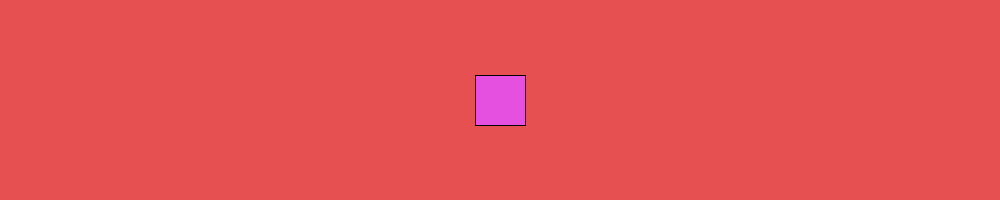
Frame 1 (no input)
Frame 60 (the mouse pressed at the canvas centre just before this capture): identical to frame 1, image omitted
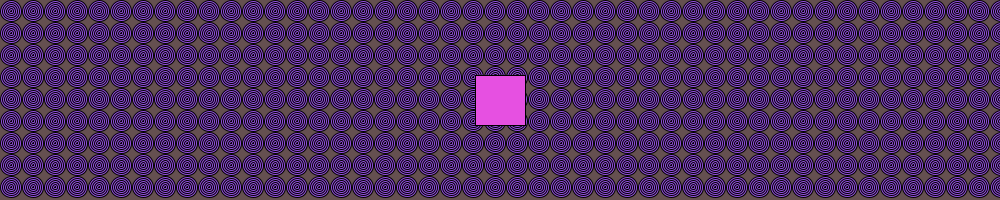
Frame 120 (the mouse held since frame 60 and released just before this capture)

The Processing sketch that drew these frames (run headless with seeded random() and noise(); from frame 60 on, the mouse is pressed at the canvas centre):

// Processing sketch: demo5_nested_loops
// ── demo5_nested_loops.pde
/*
///////////////////////////////////////////
 MORE LOOPS!
 NESTED LOOPS!
 NESTED IFs!
 
Interaction:
Hover mouse over rectangle to display pattern.
Press and hold mouse to change background color.
 
 ->Does the concept of nested loops give you a headache? <-
 Check out this video by Dan Shiffman: https://youtu.be/H7frvcAHXps 
 
 ///////////////////////////////////////////
 */


float r= 230; // r value for background rgb
float colorFade=3; // for incrementing the r value

void setup() {
  size (1000, 200);
  rectMode (CENTER);
}

void draw() {
  background (r, 80, 80);

  // is mouse within boundaries of rectangle?
  if (mouseX > width/2 -25 && mouseX < width/2 + 25 && mouseY >height/2 -25 && mouseY <height/2 + 25) {
    if (mousePressed) {  // is mouse pressed?
      r+= colorFade;  // shorthand for r= r + colorFade
      if (r + colorFade > 255 || r + colorFade <0) {  // if added value > 255 or < 0
        colorFade= - colorFade;  // flip increment, multiplies value by -1
      }
    } 
    for (int y=11; y< height; y+=22) { // first for loop!
      for (int x = 11; x< width + 10; x+=22) { // second for loop!
        for (int d = 21; d>0; d-=4) { // third for loop!
          fill (150, 80, 225);
          ellipse (x, y, d, d);
        }
      }
    }
  }

  fill (230, 80, 225); 
  rect (width/2, height/2, 50, 50);
}
